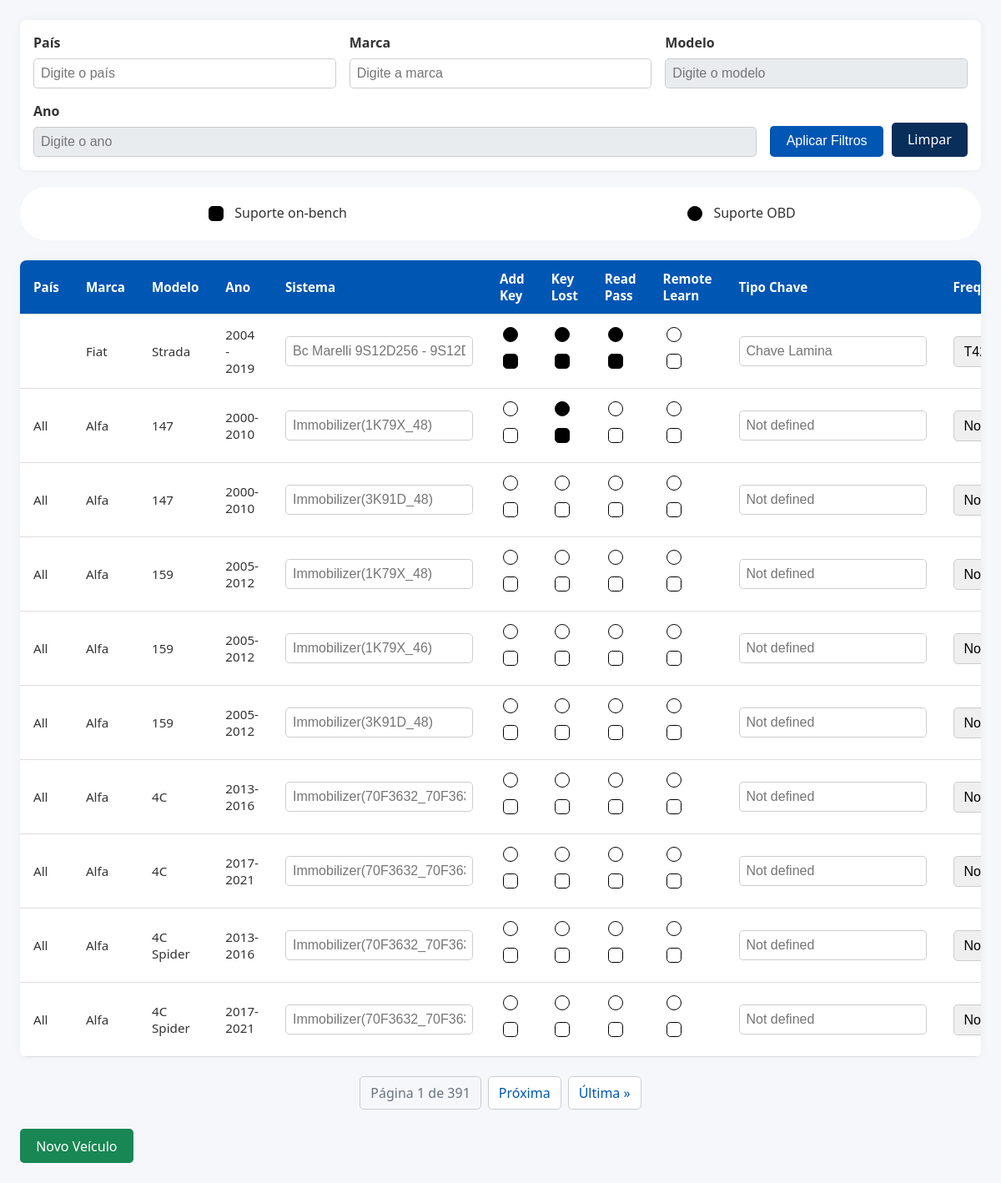
Screenshot of /form/ with the database file from the repository.
### form/models.py (models this page shows, shortened)
class Veiculo(models.Model):
    FREQUENCIA_CHOICES = [
        ('315', '315 MHz'),
        ('433', '433 MHz'),
    ]
    pais = models.CharField(max_length=100, verbose_name='País')
    brand = models.CharField(max_length=100, verbose_name='Marca')
    modelo = models.CharField(max_length=100, verbose_name='Modelo')
    ano = models.CharField(max_length=20, verbose_name='Ano')
    sistema = models.CharField(max_length=100, blank=True, verbose_name='Sistema')
    tipo_chave = models.CharField(max_length=100, blank=True, verbose_name='Tipo de Chave')
    transponder = models.CharField(max_length=100, blank=True, verbose_name='Transponder')
    immo_part_replacement = models.CharField(max_length=100, blank=True, verbose_name='Substituição da Peça IMMO')
    frequencia = models.CharField(
        max_length=3,
        choices=[('', '---------')] + FREQUENCIA_CHOICES,
        blank=True,
        verbose_name='Frequência'
    )
    add_key = MultiSelectField(
        choices=get_flat_choices(),
        blank=True,
        verbose_name='Add Key'
    )
    read_password = MultiSelectField(
        choices=get_flat_choices(),
        blank=True,
        verbose_name='Read Password'
    )
    remote_learning = MultiSelectField(
        choices=get_flat_choices(),
        blank=True,
        verbose_name='Remote Learning'
    )
    key_lost = MultiSelectField(
        choices=get_flat_choices(),
        blank=True,
        verbose_name='Key Lost'
    )

### form/views.py (the view)
# urls.py: path('', views.index, name='index_form'),
def index(request):
    filtros = Q()
    if request.GET.get('pais'):
        filtros &= Q(pais__icontains=request.GET['pais'])
    if request.GET.get('brand'):
        filtros &= Q(brand__icontains=request.GET['brand'])
    if request.GET.get('modelo'):
        filtros &= Q(modelo__icontains=request.GET['modelo'])
    if request.GET.get('ano'):
        filtros &= Q(ano__icontains=request.GET['ano'])
    veiculos = Veiculo.objects.filter(filtros).order_by('pais','brand', 'modelo','ano')
    paginator = Paginator(object_list=veiculos, per_page=10)
    page_number = request.GET.get('page')
    page_obj = paginator.get_page(page_number)
    return render(request, 'form/index.html', {
        'page_obj': page_obj,
        'filtros': request.GET,
    })

### form/templates/form/index.html (shortened to what this page needs)
{% extends 'form/base.html' %}
{% block content %}
<div class="container mt-4">
    <form method="get" class="mb-4 border p-3 rounded">
        <div class="row g-3">
            <form method="get" class="row g-3">
    <div class="col-md-4">
        <label for="id_pais">País</label>
        <input type="text" id="id_pais" name="pais"
               class="form-control" list="paisesList"
               placeholder="Digite o país">
    </div>
    <div class="col-md-4">
        <label for="id_brand">Marca</label>
        <input type="text" id="id_brand" name="brand"
               class="form-control" list="marcasList"
               placeholder="Digite a marca">
    </div>
    <div class="col-md-4">
        <label for="id_modelo">Modelo</label>
        <input type="text" id="id_modelo" name="modelo"
               class="form-control" list="modelosList"
               placeholder="Digite o modelo" disabled>
    </div>
    <div class="col-md-4">
        <label for="id_ano">Ano</label>
        <input type="text" id="id_ano" name="ano"
               class="form-control" list="anosList"
               placeholder="Digite o ano" disabled>
    </div>
</form>
            <div class="col-12">
                <button type="submit" class="btn btn-primary">
                     Aplicar Filtros
                </button>
                <a href="{% url 'index_form' %}" class="btn btn-secondary">
                     Limpar
                </a>
            </div>
        </div>
    </form>
    <div class="legends">
        <span class="checks checksBENCH">
            <input type="checkbox" disabled class="square" checked>
            <p>Suporte on-bench</p>
        </span>
        <span class="checks checksOBD">
            <input type="checkbox" disabled class="circle" checked>
            <p>Suporte OBD</p>
        </span>
    </div>
    <div class="table-responsive">
    <table class="table table-striped table-hover">
        <thead class="table-dark">
            <tr>
                <th>País</th>
                <th>Marca</th>
                <th>Modelo</th>
                <th>Ano</th>
                <th>Sistema</th>
                <th>Add Key</th>
                <th>Key Lost</th>
                <th>Read Pass</th>
                <th>Remote Learn</th>
                <th>Tipo Chave</th>
                <th>Freq</th>
            </tr>
        </thead>
        <tbody>
            {% for veiculo in page_obj %}
            <tr>
                <td>{{ veiculo.pais|default:"-" }}</td>
                <td>{{ veiculo.brand|default:"-" }}</td>
                <td>{{ veiculo.modelo|default:"-" }}</td>
                <td>{{ veiculo.ano|default:"-" }}</td>
                {% include 'form/components/line.html' with veiculo_id=veiculo.id field_name='sistema' display=veiculo.sistema|default:'Not defined'%}
                {% include 'form/components/checkbox_line.html' with veiculo_id=veiculo.id field_name='add_key' display=veiculo.get_add_key_display%}
                {% include 'form/components/checkbox_line.html' with veiculo_id=veiculo.id field_name='key_lost' display=veiculo.get_key_lost_display%}
                {% include 'form/components/checkbox_line.html' with veiculo_id=veiculo.id field_name='read_password' display=veiculo.get_read_password_display%}
                {% include 'form/components/checkbox_line.html' with veiculo_id=veiculo.id field_name='remote_learning' display=veiculo.get_remote_learning_display%}
                {% include 'form/components/line.html' with veiculo_id=veiculo.id field_name='tipo_chave' display=veiculo.tipo_chave|default:'Not defined'%}
                {% include 'form/components/select_line.html' with veiculo_id=veiculo.id field_name='frequencia' display=veiculo.get_frequencia_display|default:''%}
            </tr>
            {% empty %}
            <tr>
                <td colspan="13" class="text-center py-4">
                    <i class="fas fa-info-circle me-2"></i>Nenhum veículo encontrado
                </td>
            </tr>
            {% endfor %}
        </tbody>
    </table>
</div>
    <nav aria-label="Page navigation">
        <ul class="pagination justify-content-center">
            <li class="page-item disabled">
                <span class="page-link">
                    Página {{ page_obj.number }} de {{ page_obj.paginator.num_pages }}
                </span>
            </li>
            {% if page_obj.has_next %}
            <li class="page-item">
                <a class="page-link" href="?page={{ page_obj.next_page_number }}{% for key,value in filtros.items %}{% if key != 'page' %}&{{ key }}={{ value }}{% endif %}{% endfor %}">
                    Próxima
                </a>
            </li>
            <li class="page-item">
                <a class="page-link" href="?page={{ page_obj.paginator.num_pages }}{% for key,value in filtros.items %}{% if key != 'page' %}&{{ key }}={{ value }}{% endif %}{% endfor %}">
                    Última &raquo;
                </a>
            </li>
            {% endif %}
        </ul>
    </nav>
    <a href="{% url 'cadastrar_veiculo' %}" class="btn btn-success">
         Novo Veículo
    </a>
</div>
{%endblock%}

### form/templates/form/base.html (shortened to what this page needs)
{% load static %}
<!DOCTYPE html>
<html lang="pt-br">
<head>
    <link rel="stylesheet" href="{% static 'form/css/line.css' %}">
    <link rel="stylesheet" href="{% static 'form/css/style.css' %}">
    <link rel="stylesheet" href="{% static 'form/css/legends.css' %}">
</head>
<body>
    {% block content %}
    {% endblock %}
</body>
</html>

### form/templates/form/components/line.html
<td>
    <div class="editable-field-container {{ field_name }}" data-id="{{ veiculo_id }}" data-field="{{ field_name }}">
        <label>
            <input type="text" class=" auto-save-input" placeholder="{{display}}" data-initial-value="{{ display }}" id="{{field_name}}{{veiculo_id}}">
        </label>
    </div>
</td>

### form/templates/form/components/checkbox_line.html
<td>
    <div class="{{ field_name }}-checkboxes checkboxes" data-id="{{ veiculo_id }}" data-field="{{ field_name }}" data-values="{{display}}">
        <label title="Suporte OBD">
            <input type="checkbox" class="circle"
                   {% if 'allOBD' in display %}checked{% endif %}>
        </label>
        <label title="Suporte on-bench">
            <input type="checkbox" class="square"
                   {% if 'allBENCH' in display %}checked{% endif %}>
        </label>
    </div>
</td>

### form/templates/form/components/select_line.html (shortened to what this page needs)
<td>
    <div class="{{ field_name }}" data-id="{{ veiculo_id }}" data-field="{{ field_name }}">
        <label>
            <select name="{{field_name}}" aria-placeholder="{{display}}" title="teste">
                <option disabled selected>{{display}}</option>
            </select>
        </label>
    </div>
</td>

### templates/static/form/css/line.css (style rules this page uses)
.circle { width: 1em; height: 1em; background-color: white; border-radius: 50%; vertical-align: middle; appearance: none; -webkit-appearance: none; outline: none; cursor: pointer; border: #000 1px solid; }
.circle:checked { background-color: #000; }
.square { width: 1em; height: 1em; background-color: white; vertical-align: middle; appearance: none; -webkit-appearance: none; outline: none; cursor: pointer; border: #000 1px solid; }
.square:checked { background-color: #000; }

### templates/static/form/css/style.css (style rules this page uses)
:root { --primary: #0056b3; --primary-light: #3a7bc8; --secondary: #0a2e5a; --dark: #1a1a1a; --light: #ffffff; --gray: #f5f7fa; --text: #333333; --text-light: #6b7280; }
body { font-family: 'Segoe UI', sans-serif; margin: 0; background-color: var(--gray); color: var(--text); }
.checkboxes { display: flex; flex-direction: column; }
.container { max-width: 100vw; margin: 0 auto; padding: 1.5rem; }
form { background: var(--light); padding: 1rem; border-radius: 0.5rem; box-shadow: 0 0 10px rgba(0,0,0,0.05); }
.row { display: flex; flex-wrap: wrap; gap: 1rem; }
.col-md-4 { flex: 1 1 calc(33.333% - 1rem); display: flex; flex-direction: column; }
.col-12 { display: flex; align-items: end; gap: 10px; }
label { font-weight: 600; margin-bottom: 0.5rem; color: var(--text); }
input, select { padding: 0.5rem; border: 1px solid #ccc; border-radius: 0.3rem; font-size: 1rem; }
option[disabled] { display: none; }
input:disabled { background-color: #e9ecef; cursor: not-allowed; }
button, a.btn { padding: 0.6rem 1.2rem; font-size: 1rem; border: none; border-radius: 0.3rem; cursor: pointer; transition: background-color 0.2s ease; text-decoration: none; display: inline-block; }
.btn-primary { background-color: var(--primary); color: var(--light); }
.btn-secondary { background-color: var(--secondary); color: var(--light); }
.btn-success { background-color: #198754; color: var(--light); }
.table-responsive { margin-top: 1.5rem; overflow-x: auto; background-color: var(--light); border-radius: 0.5rem; box-shadow: 0 0 10px rgba(0,0,0,0.05); }
table { width: 100%; border-collapse: collapse; font-size: 0.95rem; }
thead { background-color: var(--primary); color: var(--light); }
th, td { padding: 0.75rem 1rem; text-align: left; border-bottom: 1px solid #ddd; }
.pagination { list-style: none; display: flex; justify-content: center; padding: 1rem 0; gap: 0.5rem; }
.pagination .page-item .page-link { background: var(--light); border: 1px solid #ccc; padding: 0.5rem 0.75rem; border-radius: 0.3rem; text-decoration: none; color: var(--primary); }
.pagination .page-item.disabled .page-link { background-color: var(--gray); color: var(--text-light); cursor: default; }

### templates/static/form/css/legends.css (style rules this page uses)
.legends { display: flex; flex-direction: row; align-items: center; justify-content: space-around; background-color: #fff; border-radius: 50px; margin-top: 20px; padding: 20px; }
.checks { display: flex; flex-direction: row; align-items: start; gap: 10px; }
.checks p { margin: 0; }

### rows the page displays
Veiculo: brand "Fiat", modelo "Strada", ano "2004 - 2019", sistema "Bc Marelli 9S12D256 - 9S12D128 Chave Lamina", frequencia "T42- ID48"
Veiculo: pais "All", brand "Alfa", modelo "147", ano "2000-2010", sistema "Immobilizer(1K79X_48) Not defined", frequencia "Not defined"
Veiculo: pais "All", brand "Alfa", modelo "147", ano "2000-2010", sistema "Immobilizer(3K91D_48) Not defined", frequencia "Not defined"
Veiculo: pais "All", brand "Alfa", modelo "159", ano "2005-2012", sistema "Immobilizer(1K79X_48) Not defined", frequencia "Not defined"
Veiculo: pais "All", brand "Alfa", modelo "159", ano "2005-2012", sistema "Immobilizer(1K79X_46) Not defined", frequencia "Not defined"
Veiculo: pais "All", brand "Alfa", modelo "159", ano "2005-2012", sistema "Immobilizer(3K91D_48) Not defined", frequencia "Not defined"
Veiculo: pais "All", brand "Alfa", modelo "4C", ano "2013-2016", sistema "Immobilizer(70F3632_70F3633_46) Not defined", frequencia "Not defined"
Veiculo: pais "All", brand "Alfa", modelo "4C", ano "2017-2021", sistema "Immobilizer(70F3632_70F3633_46) Not defined", frequencia "Not defined"
Veiculo: pais "All", brand "Alfa", modelo "4C Spider", ano "2013-2016", sistema "Immobilizer(70F3632_70F3633_46) Not defined", frequencia "Not defined"
Veiculo: pais "All", brand "Alfa", modelo "4C Spider", ano "2017-2021", sistema "Immobilizer(70F3632_70F3633_46) Not defined", frequencia "Not defined"

### other values shown
{{ page_obj.number }} "1"
{{ page_obj.paginator.num_pages }} "391"
